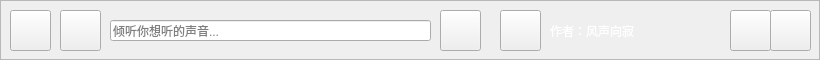
        <widget class="QFrame" name="frame_4">
         <property name="styleSheet">
          <string notr="true">#frame_4
{
	
	background-color: rgb(0, 0, 0);
	border-top-right-radius:20px;
	border-bottom-righ-radius:20px;
}

QPushButton:hover
{
	margin:1px;
}



#undo
{
	border-image: url(:/pushbottom/pushubottom/btn-left.png);
}</string>
         </property>
         <property name="frameShape">
          <enum>QFrame::StyledPanel</enum>
         </property>
         <property name="frameShadow">
          <enum>QFrame::Raised</enum>
         </property>
         <widget class="QPushButton" name="btn_undo">
          <property name="geometry">
           <rect>
            <x>10</x>
            <y>10</y>
            <width>41</width>
            <height>41</height>
           </rect>
          </property>
          <property name="styleSheet">
           <string notr="true">border-image: url(:/pushbottom/pushubottom/btn-left.png);</string>
          </property>
          <property name="text">
           <string/>
          </property>
         </widget>
         <widget class="QPushButton" name="btn_aut">
          <property name="geometry">
           <rect>
            <x>500</x>
            <y>10</y>
            <width>41</width>
            <height>41</height>
           </rect>
          </property>
          <property name="styleSheet">
           <string notr="true">
border-image: url(:/pushbottom/pushubottom/head.png);</string>
          </property>
          <property name="text">
           <string/>
          </property>
         </widget>
         <widget class="QLabel" name="label">
          <property name="geometry">
           <rect>
            <x>550</x>
            <y>20</y>
            <width>141</width>
            <height>21</height>
           </rect>
          </property>
          <property name="styleSheet">
           <string notr="true">font: 9pt &quot;幼圆&quot;;
color: rgb(255, 255, 255);</string>
          </property>
          <property name="text">
           <string>作者：风声向寂</string>
          </property>
         </widget>
         <widget class="QPushButton" name="btn_search">
          <property name="geometry">
           <rect>
            <x>440</x>
            <y>10</y>
            <width>41</width>
            <height>41</height>
           </rect>
          </property>
          <property name="styleSheet">
           <string notr="true">border-image: url(:/pushbottom/pushubottom/search.png);</string>
          </property>
          <property name="text">
           <string/>
          </property>
         </widget>
         <widget class="QPushButton" name="btn_down">
          <property name="geometry">
           <rect>
            <x>730</x>
            <y>10</y>
            <width>41</width>
            <height>41</height>
           </rect>
          </property>
          <property name="styleSheet">
           <string notr="true">border-image: url(:/pushbottom/pushubottom/down.png);</string>
          </property>
          <property name="text">
           <string/>
          </property>
         </widget>
         <widget class="QPushButton" name="btn_close">
          <property name="geometry">
           <rect>
            <x>770</x>
            <y>10</y>
            <width>41</width>
            <height>41</height>
           </rect>
          </property>
          <property name="styleSheet">
           <string notr="true">border-image: url(:/pushbottom/pushubottom/closepng.png);</string>
          </property>
          <property name="text">
           <string/>
          </property>
         </widget>
         <widget class="QPushButton" name="btn_undo_2">
          <property name="geometry">
           <rect>
            <x>60</x>
            <y>10</y>
            <width>41</width>
            <height>41</height>
           </rect>
          </property>
          <property name="styleSheet">
           <string notr="true">#btn_undo_2
{
	border-image: url(:/pushbottom/pushubottom/btn-right.png);
}</string>
          </property>
          <property name="text">
           <string/>
          </property>
         </widget>
         <widget class="QLineEdit" name="lineEdit">
          <property name="geometry">
           <rect>
            <x>110</x>
            <y>20</y>
            <width>321</width>
            <height>21</height>
           </rect>
          </property>
          <property name="placeholderText">
           <string>倾听你想听的声音...</string>
          </property>
         </widget>
        </widget>
